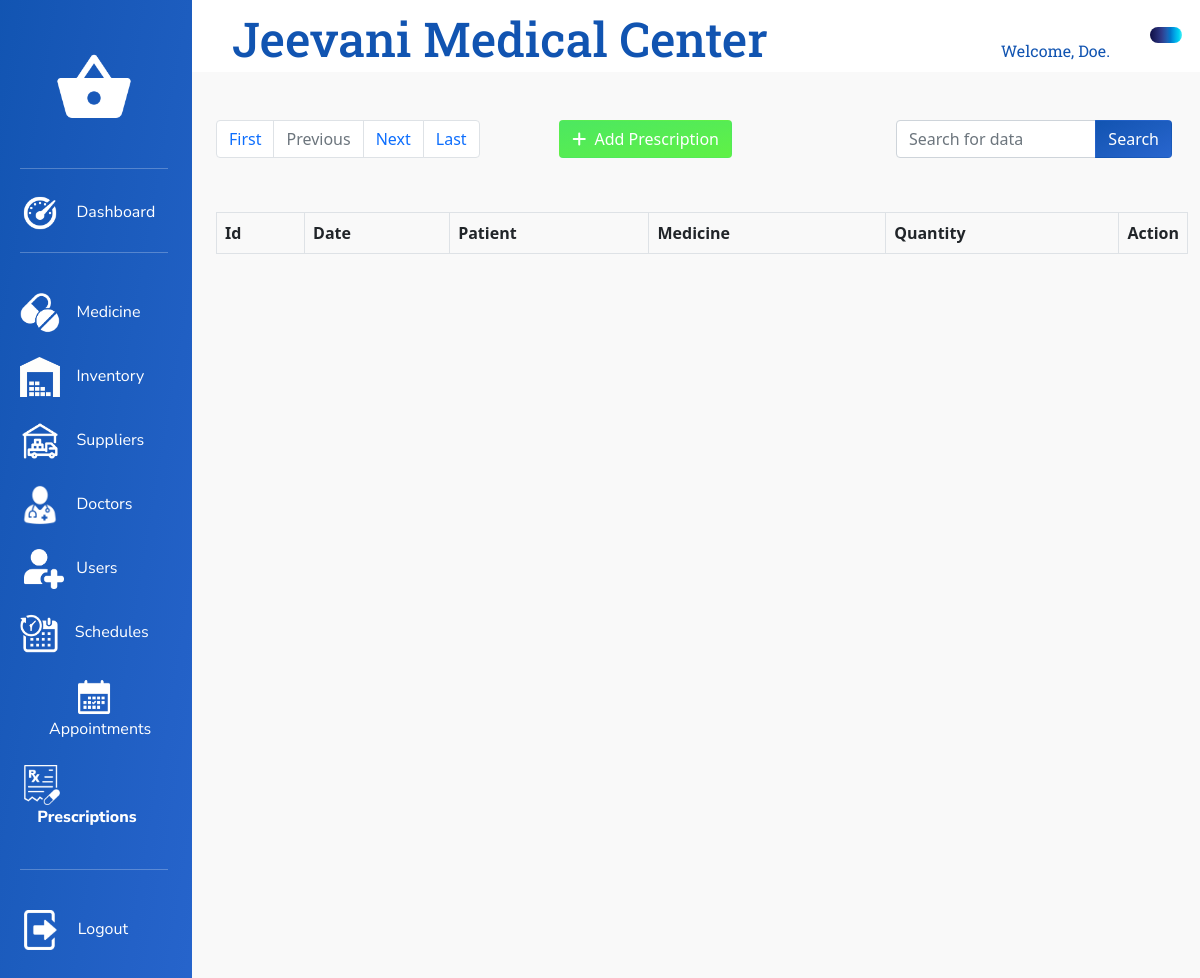
/View/Prescriptions.php (signed in), run on an earlier commit of the app's database.
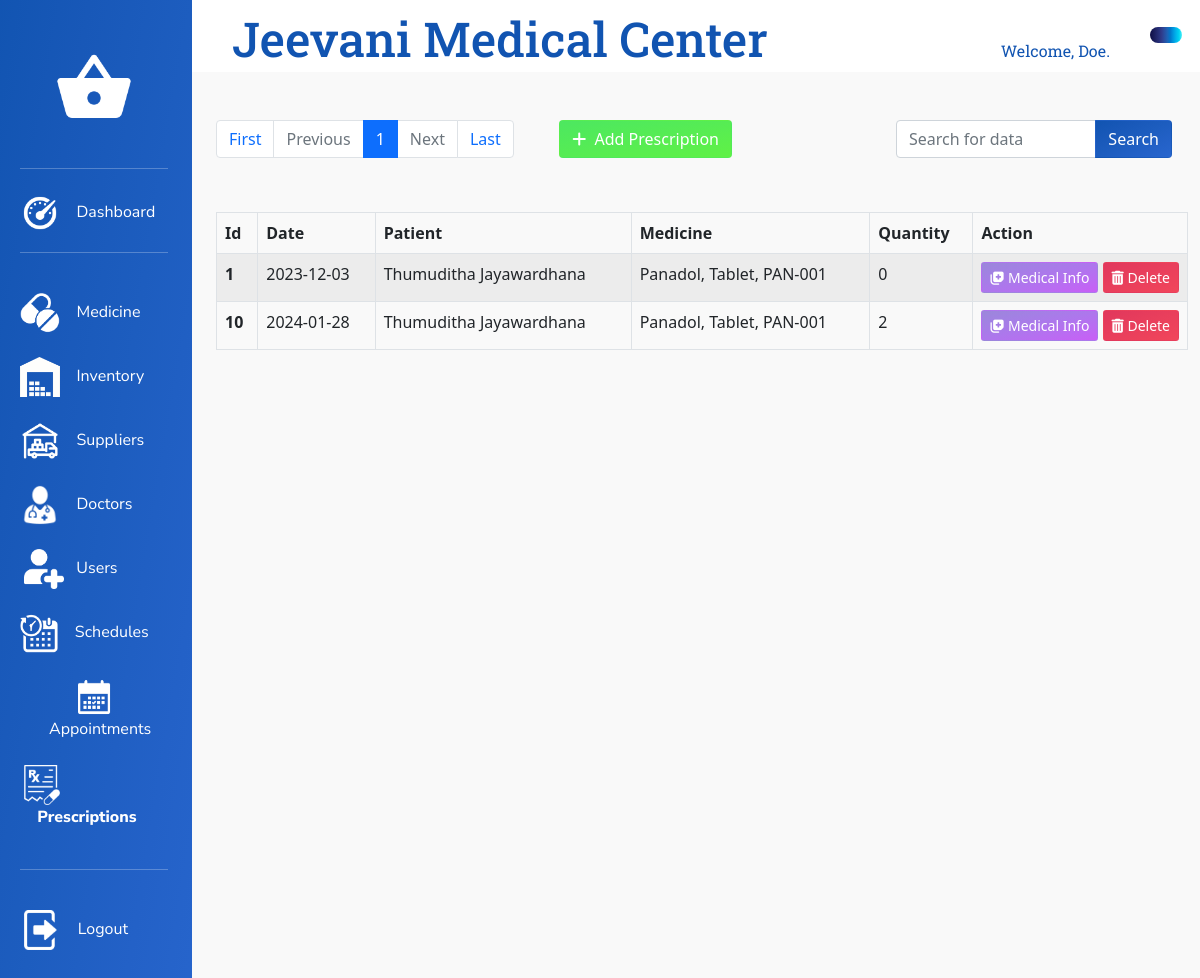
And on a later commit of the database.
### tables this page shows
CREATE TABLE `prescription` (
  `prescription_id` int(11) NOT NULL,
  `prescription_appointment_id` int(11) NOT NULL,
  `prescription_medicine_id` int(11) NOT NULL,
  `prescription_medicine_qty` int(11) NOT NULL,
  `prescription_status` int(11) NOT NULL DEFAULT 1
);

CREATE TABLE `schedule` (
  `schedule_id` int(11) NOT NULL,
  `schedule_date` date NOT NULL,
  `schedule_doctor_id` int(11) NOT NULL,
  `schedule_start_time` time NOT NULL,
  `schedule_end_time` time NOT NULL,
  `schedule_available_time` time NOT NULL,
  `schedule_status` int(11) NOT NULL DEFAULT 1
);

CREATE TABLE `user` (
  `user_id` int(11) NOT NULL,
  `user_fname` varchar(256) NOT NULL,
  `user_lname` varchar(256) NOT NULL,
  `user_address` text DEFAULT 'N/A',
  `user_dob` date NOT NULL,
  `user_email` varchar(128) NOT NULL,
  `user_nic` varchar(12) NOT NULL,
  `user_password` varchar(256) NOT NULL,
  `user_role_id` int(11) NOT NULL,
  `user_attached_info_id` int(11) DEFAULT NULL,
  `user_status` int(11) NOT NULL DEFAULT 1
);

CREATE TABLE `medicine` (
  `medicine_id` int(11) NOT NULL,
  `medicine_name` varchar(256) NOT NULL,
  `medicine_batch_no` varchar(256) NOT NULL,
  `medicine_brand` varchar(256) NOT NULL,
  `medicine_company` varchar(256) NOT NULL,
  `medicine_category` varchar(256) NOT NULL,
  `medicine_size` varchar(64) NOT NULL,
  `medicine_price` decimal(12,2) NOT NULL,
  `medicine_info` text DEFAULT NULL,
  `medicine_stock_status` int(11) NOT NULL DEFAULT 0,
  `medicine_status` int(11) NOT NULL DEFAULT 1
);

### Model/PrescriptionInitializationModel.php (called while the page is built, shortened)
<?php
    $thisDBConnection = new DbConnection();
    $myCon = $thisDBConnection->con;
    if (isset($_GET['page'])) {
        $page = $_GET['page'];
    } else {
        $page = 1;
    }
    if(isset($_POST['limitSelector'])){
        $_SESSION['limitPrescriptions'] = $_POST['limitSelector'];
        $limit = $_POST['limitSelector'];
        $page = 1;
    }else{
        if(isset($_SESSION['limitPrescriptions'])){
            $limit = $_SESSION['limitPrescriptions'];
        }else{
            $limit = 10;
        }
    }
    $start = ($page - 1) * $limit;
    if (isset($_GET["search"])) {
        $filters = $_GET["search"];
        $page = 0;
        $sql =
        "SELECT
            *
        FROM
            prescription
        JOIN
            appointment ON prescription.prescription_appointment_id = appointment.appointment_id
        JOIN
            schedule ON appointment.appointment_schedule_id = schedule.schedule_id
        JOIN
            user ON appointment.appointment_patient_id = user.user_id
        JOIN
            medicine ON prescription.prescription_medicine_id = medicine.medicine_id
        WHERE
            CONCAT(appointment_id, user_fname, user_lname, schedule_date, medicine_name, medicine_category, medicine_batch_no) LIKE '%$filters%'
        AND
            prescription_status=1
        ORDER BY
            prescription_id ASC
        LIMIT
            $start, $limit;";
        $result = $myCon->query($sql) or die($myCon->error);
        $resCheck = mysqli_num_rows($result);
        $prescriptions = $result->fetch_all(MYSQLI_ASSOC);
    } else {
        $sql =
        "SELECT
            *
        FROM
            prescription
        JOIN
            appointment ON prescription.prescription_appointment_id = appointment.appointment_id
        JOIN
            schedule ON appointment.appointment_schedule_id = schedule.schedule_id
        JOIN
            user ON appointment.appointment_patient_id = user.user_id
        JOIN
            medicine ON prescription.prescription_medicine_id = medicine.medicine_id
        WHERE
            prescription_status=1
        ORDER BY
            prescription_id ASC
        LIMIT
            $start, $limit;";
        $result = $myCon->query($sql) or die($myCon->error);
        $prescriptions = $result->fetch_all(MYSQLI_ASSOC);
    }
    $sqlNew = "SELECT count(prescription_id) AS prescription_id FROM prescription WHERE prescription_status=1";
    $resultNew = $myCon->query($sqlNew) or die($myCon->error);
    $prescriptionCount = $resultNew->fetch_all(MYSQLI_ASSOC);
    $total = $prescriptionCount[0]['prescription_id'];
    $pages = ceil($total / $limit);
    $next = $page + 1;

### View/Prescriptions.php (the view, shortened to what the changed rows need)
<?php
require_once "../Model/PrescriptionInitializationModel.php";
?>
<!DOCTYPE html>
<html lang="en">
<head>
    <link rel="stylesheet" type="text/css" href="../bootstrap/bootstrap-5.0.2-dist/css/bootstrap.min.css">
    <link rel="stylesheet" type="text/css" href="../CSS/PrescriptionsStyles.css">
	<link rel="stylesheet" type="text/css" href="../CSS/AdminDashboardStyles.css">
    <link rel="stylesheet" type="text/css" href="../CSS/CommonDashboardStyles.css">
    <link rel="stylesheet" type="text/css" href="../CSS/Utilities.css">
</head>
<body>
    <div class="container-fluid">
        <div class="row">
            <div class="col-10">
                <div class="row">
                    <div class="col-12 title-content">
                        <h1 class="title-text">Jeevani Medical Center</h1>
                    </div>
                </div>
                <div class="row">
                    <div class="col-12 main-content">
                        <div class="row">
                            <div class="col-8">
                                <nav class="paginationNav">
                                    <ul class="pagination">
                                        <?php for ($i = 1; $i <= $pages; $i++) { ?>
                                            <li class="page-item<?php if ($i == $page) {echo " active";} ?>">
                                                <a class="page-link" href="Prescriptions.php?page=<?php echo $i; ?>"> <?php echo $i; ?> </a>
                                            </li>
                                        <?php } ?>
                                        <li class="page-item <?php if ($page == $pages || $page == 0) {echo "disabled";} ?>">
                                            <a class="page-link" href="Prescriptions.php?page=<?php echo $next; ?>">Next</a>
                                        </li>
                                    </ul>
                                </nav>
                            </div>
                        </div>
                        <div class="row">
                            <div class="col-12">
                                <table class="table table-striped table-hover table-bordered table-responsive">
                                    <thead>
                                        <tr>
                                            <th scope="col">Id</th>
                                            <th scope="col">Date</th>
                                            <th scope="col">Patient</th>
                                            <th scope="col">Medicine</th>
                                            <th scope="col">Quantity</th>
                                            <th scope="th-sm" id="Action">Action</th>
                                        </tr>
                                    </thead>
                                    <tbody>
                                        <?php foreach ($prescriptions as $prescription) { ?>
                                            <tr>
                                                <th scope="row"><?php echo $prescription['prescription_id']; ?></th>
                                                <td id="prescriptionDate<?php echo $prescription['prescription_id']; ?>"> <?php echo $prescription['schedule_date']; ?></td>
                                                <td id="prescriptionPatient<?php echo $prescription['prescription_id']; ?>"> <?php echo ($prescription['user_fname'] . " " . $prescription['user_lname']); ?></td>
                                                <td id="prescriptionMedicine<?php echo $prescription['prescription_id']; ?>"> <?php echo ($prescription['medicine_name'] . ", " . $prescription['medicine_category'] . ", " . $prescription['medicine_batch_no']); ?></td>
                                                <td id="prescriptionQuantity<?php echo $prescription['prescription_id']; ?>"> <?php echo ($prescription['prescription_medicine_qty']); ?></td>
                                                <td>
                                                    <button type="button" class="btn btn-sm btn-themed-violet btn-action" name="medicalInfoButton" id="medicalInfo<?php echo $prescription['user_id'] ?>" onclick="openMedicalInfoPage(this.id)"><i class="fa-solid fa-notes-medical"></i>&nbsp;Medical Info</button>
                                                    <button type="button" class="btn btn-sm btn-themed-danger btn-action" name="deleteButton" id="del<?php echo $prescription['prescription_id'] ?>" onclick="openDeleteModal(this.id)"><i class="fa-solid fa-trash-can"></i>&nbsp;Delete</button>
                                                </td>
                                            </tr>
                                        <?php } ?>
                                    </tbody>
                                </table>
                            </div>
                        </div>
                    </div>
                </div>
            </div>
        </div>
    </div>
</body>
</html>

What changed in the data, as far as the page shows it:
added prescription: prescription_id "1", schedule.schedule_date "2023-12-03", user.user_fname "Thumuditha", user.user_lname "Jayawardhana", medicine.medicine_name "Panadol", medicine.medicine_category "Tablet", medicine.medicine_batch_no "PAN-001", prescription_medicine_qty "0"
added prescription: prescription_id "10", schedule.schedule_date "2024-01-28", user.user_fname "Thumuditha", user.user_lname "Jayawardhana", medicine.medicine_name "Panadol", medicine.medicine_category "Tablet", medicine.medicine_batch_no "PAN-001", prescription_medicine_qty "2"
Also different on the page:
new list line: "1"
